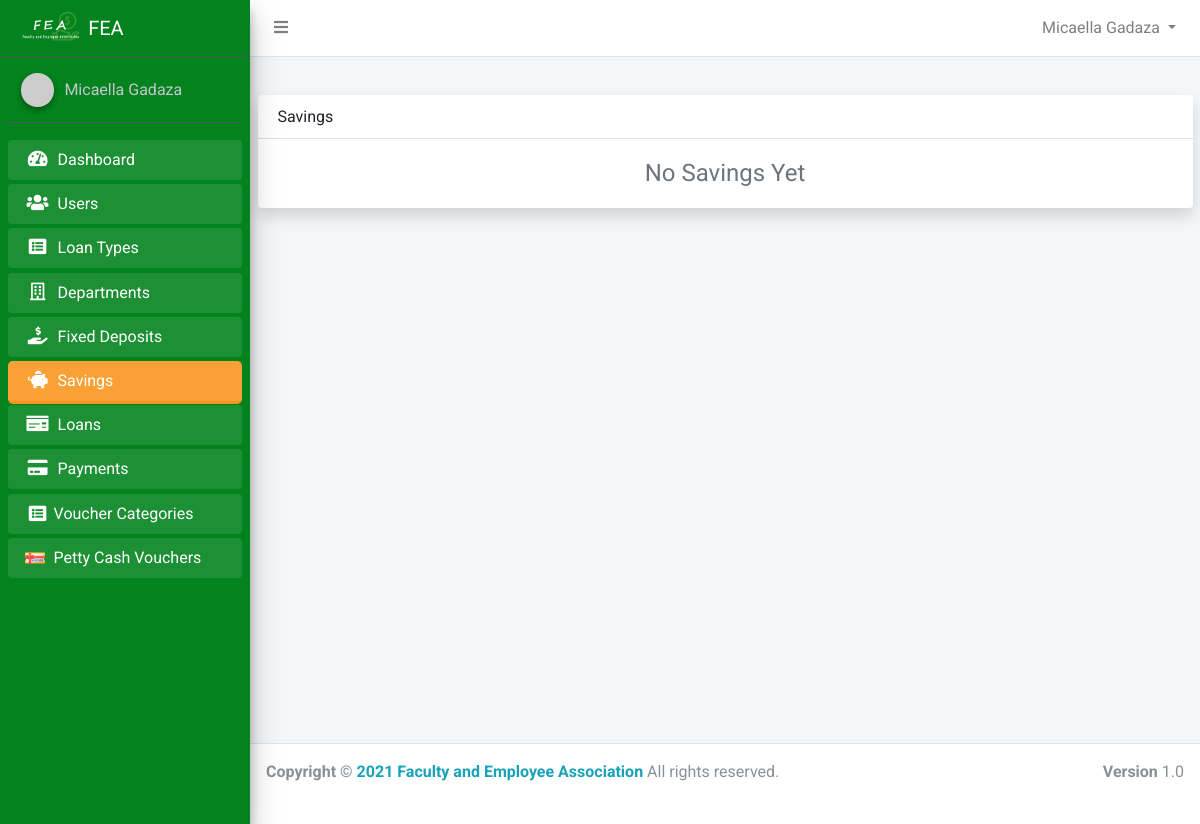
The page /admin/savings.php (signed in) on the database as committed earlier.
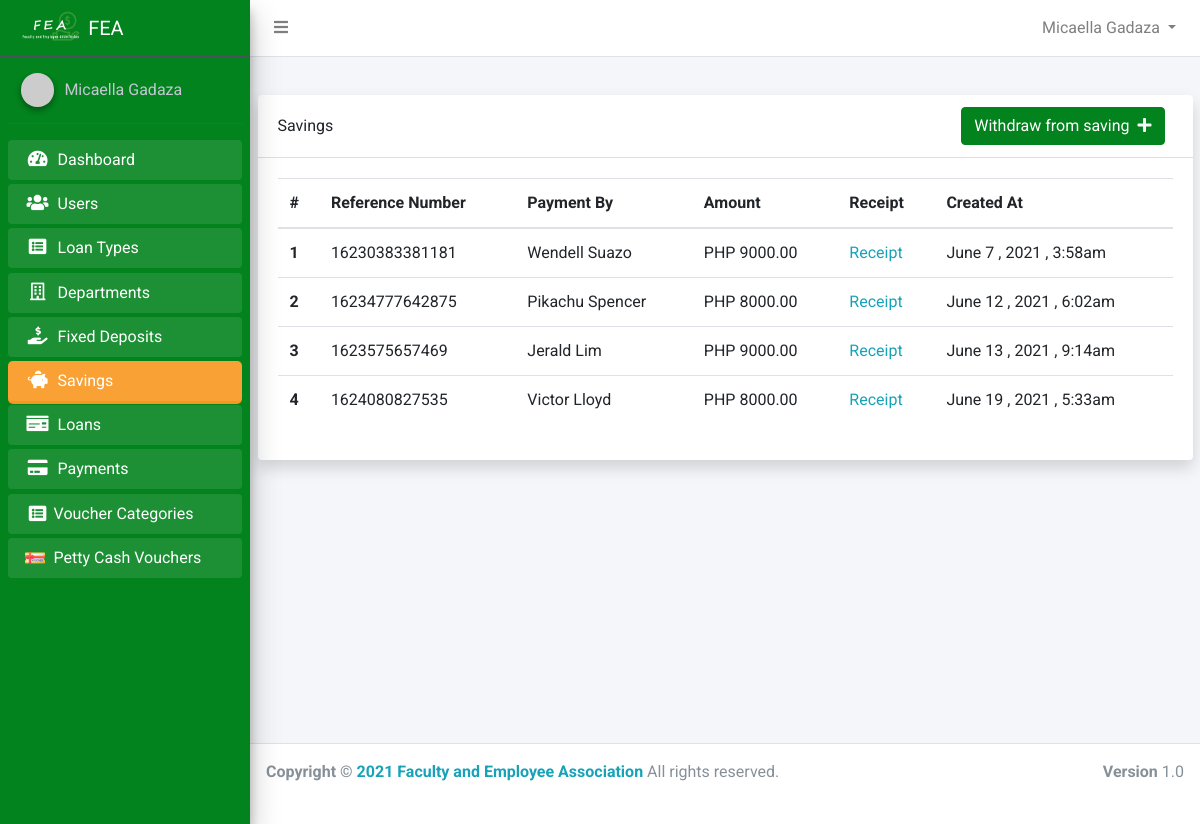
The same page on the database as committed later.
### tables this page shows
CREATE TABLE `savings` (
  `id` int(11) NOT NULL,
  `reference_number` varchar(50) DEFAULT NULL,
  `payment_by` varchar(100) NOT NULL,
  `amount` double NOT NULL,
  `user_id` int(11) NOT NULL,
  `withdraw_amount` double DEFAULT NULL,
  `created_at` timestamp NOT NULL DEFAULT current_timestamp()
);

### app/config/config.php (called while the page is built, shortened)
<?php
class Connection
{
    public $conn;
    public function __construct()
    {
        try {
            $dsn = 'mysql:host=' . HOST . ';dbname=' . DB_NAME;
            $this->conn = new PDO($dsn, USERNAME, PASSWORD);
            $this->conn->setAttribute(PDO::ATTR_DEFAULT_FETCH_MODE, PDO::FETCH_OBJ);
            $this->conn->setAttribute(PDO::ATTR_EMULATE_PREPARES, false);
        } catch (PDOException $e) {
            echo "Error!: " . $e->getMessage() . "<br/>";
            die();
        }
        return $this->conn;
    }
}

### app/controllers/admin/SavingController.php (called while the page is built, shortened)
<?php
class Savings extends Connection
{
    public function index()
    {
        $sql = "SELECT * FROM savings WHERE amount !=0";
        $stmt = $this->conn->query($sql);
        $stmt->execute();
        return $stmt->fetchAll();
    }
}

### app/helpers/showPrice.php (called while the page is built)
<?php
function formatDecimal($num)
{
    return  number_format((float)$num, 2, '.', '');
}

### app/helpers/formatDate.php (called while the page is built, shortened)
<?php
function formatDate($date)
{
    $d = new DateTime($date);
    return $d->format("F j \, Y \, g:ia \ ");
}

### admin/savings.php (the view, shortened to what this page needs)
<?php
require_once '../app/includes/admin/header.php';
$saving = new Savings();
$savings = $saving->index();
?>
<div class="container">
    <div class="card shadow">
        <div class="card-header d-flex align-items-center">
            <h4>Savings</h4>
            <?php if ($savings) : ?>
                <a href="<?php echo 'saving_withdraw2.php' ?>" class="btn btn-primary ml-auto mr-2">Withdraw from saving<i class="ml-2 fas fa-plus text-light"></i></a>
            <?php endif ?>
        </div>
        <div class="card-body">
            <div class="table-responsive">
                <?php if ($savings) : ?>
                    <table class="table" id="myTable">
                        <thead>
                            <tr>
                                <th scope="col">#</th>
                                <th scope="col">Reference Number</th>
                                <th scope="col">Payment By</th>
                                <th scope="col">Amount</th>
                                <th scope="col">Receipt</th>
                                <th scope="col">Created At</th>
                            </tr>
                        </thead>
                        <tbody>
                            <?php foreach ($savings as $key => $deposit) : ?>
                                <tr>
                                    <th scope="row"><?php echo $key + 1 ?></th>
                                    <td><?php echo $deposit->reference_number ?></td>
                                    <td><?php echo ucwords($deposit->payment_by) ?></td>
                                    <td>PHP <?php echo formatDecimal($deposit->amount) ?></td>
                                    <td>
                                        <a href="savings_receipt.php?id=<?php echo $deposit->id ?>" class="text-info">
                                            Receipt
                                        </a>
                                    </td>
                                    <td><?php echo formatDate($deposit->created_at) ?></td>
                                </tr>
                            <?php endforeach; ?>
                        </tbody>
                    </table>
                <?php else : ?>
                    <h2 class="text-secondary text-center">No Savings Yet</h2>
                <?php endif; ?>
            </div>
        </div>
    </div>
</div>
</div>
<?php require_once  '../app/includes/admin/footer.php' ?>

### app/includes/admin/header.php (shortened to what this page needs)
<!DOCTYPE html>
<html lang="en">
<head>
    <link rel="stylesheet" href="https://cdnjs.cloudflare.com/ajax/libs/font-awesome/5.15.2/css/all.min.css">
    <link rel="stylesheet" href="../assets/admin/css/adminlte.min.css">
    <link rel="stylesheet" href="../assets/admin/css/OverlayScrollbars.min.css">
    <link rel="stylesheet" href="https://cdn.jsdelivr.net/npm/bootstrap-select@1.13.14/dist/css/bootstrap-select.min.css">
    <link rel="stylesheet" href="../assets/css/bootstrap-select.min.css">
    <link rel="stylesheet" href="../assets/admin/css/admin.css?id=<?php time(); ?>">
    <link href="https://unpkg.com/tailwindcss@^2/dist/tailwind.min.css" rel="stylesheet">
    <link rel="stylesheet" href="//cdn.datatables.net/1.10.24/css/jquery.dataTables.min.css">
    <link rel="stylesheet" href="https://cdn.datatables.net/buttons/1.7.0/css/buttons.dataTables.min.css">
</head>
<body class="hold-transition sidebar-mini layout-fixed">
    <div class="wrapper">
        <?php include 'navbar.php' ?>
        <aside class="main-sidebar sidebar-dark-primary elevation-4">
            <a href="../index.php" class="brand-link d-flex align-items-center">
                <img src="../assets/img/logo_light.png" alt="FEA" class="brand-image">
                <span class="brand-text">FEA</span>
            </a>
            <?php include 'sidebar.php' ?>
        </aside>
        <div class="content-wrapper">
            <div class="content-header">
            </div>

Rows that differ between the two databases and show on the page:
added savings: reference_number "16230383381181", payment_by "Wendell Suazo", amount "9000.00", created_at "June 7 , 2021 , 3:58am"
added savings: reference_number "16234777642875", payment_by "Pikachu Spencer", amount "8000.00", created_at "June 12 , 2021 , 6:02am"
added savings: reference_number "1623575657469", payment_by "Jerald Lim", amount "9000.00", created_at "June 13 , 2021 , 9:14am"
added savings: reference_number "1624080827535", payment_by "Victor Lloyd", amount "8000.00", created_at "June 19 , 2021 , 5:33am"
Other text that changed with them:
text no longer shown: "No Savings Yet"
text now shown: "Withdraw from saving # Reference Number Payment By Amount Receipt Created At"
